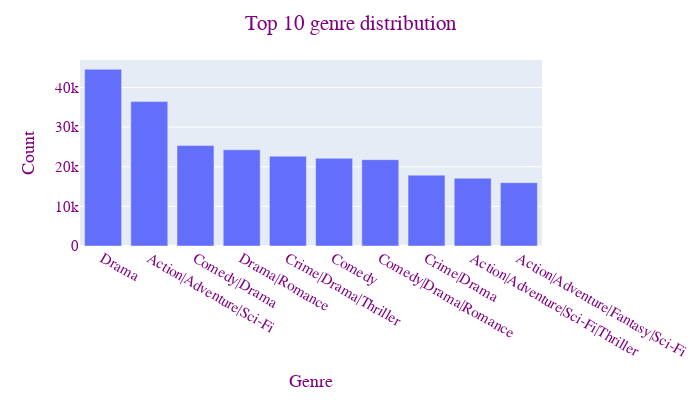

Notebook code cell kept with this figure:
### Code cell
# Genre
genre_counts = data_id_merge["Genre"].value_counts().head(10)
fig = px.bar(x = genre_counts.index, 
            y = genre_counts, 
            width = 700, 
            height = 400)
fig.update_layout(title = "Top 10 genre distribution", 
                xaxis_title = "Genre", 
                yaxis_title = "Count",
                font = dict(family = "Courier New",
                            size = 15,
                            color = "Purple"
                           ),
                title_x = 0.5,
                )
fig.show()

### Figure 1 — Plotly figure (JSON) as saved in the notebook; plotly's stock layout.template omitted (floating-point values rounded to 4 significant figures)
{"data": [{"alignmentgroup": "True", "hovertemplate": "x=%{x}<br>y=%{y}<extra></extra>", "legendgroup": "", "marker": {"color": "#636efa", "pattern": {"shape": ""}}, "name": "", "offsetgroup": "", "orientation": "v", "showlegend": false, "textposition": "auto", "type": "bar", "x": ["Drama", "Action|Adventure|Sci-Fi", "Comedy|Drama", "Drama|Romance", "Crime|Drama|Thriller", "Comedy", "Comedy|Drama|Romance", "Crime|Drama", "Action|Adventure|Sci-Fi|Thriller", "Action|Adventure|Fantasy|Sci-Fi"], "xaxis": "x", "y": [44596, 36451, 25347, 24279, 22663, 22129, 21792, 17883, 17103, 15986], "yaxis": "y"}], "layout": {"barmode": "relative", "font": {"color": "Purple", "family": "Courier New", "size": 15}, "height": 400, "legend": {"tracegroupgap": 0}, "margin": {"t": 60}, "title": {"text": "Top 10 genre distribution", "x": 0.5}, "width": 700, "xaxis": {"anchor": "y", "domain": [0, 1], "title": {"text": "Genre"}}, "yaxis": {"anchor": "x", "domain": [0, 1], "title": {"text": "Count"}}}}
